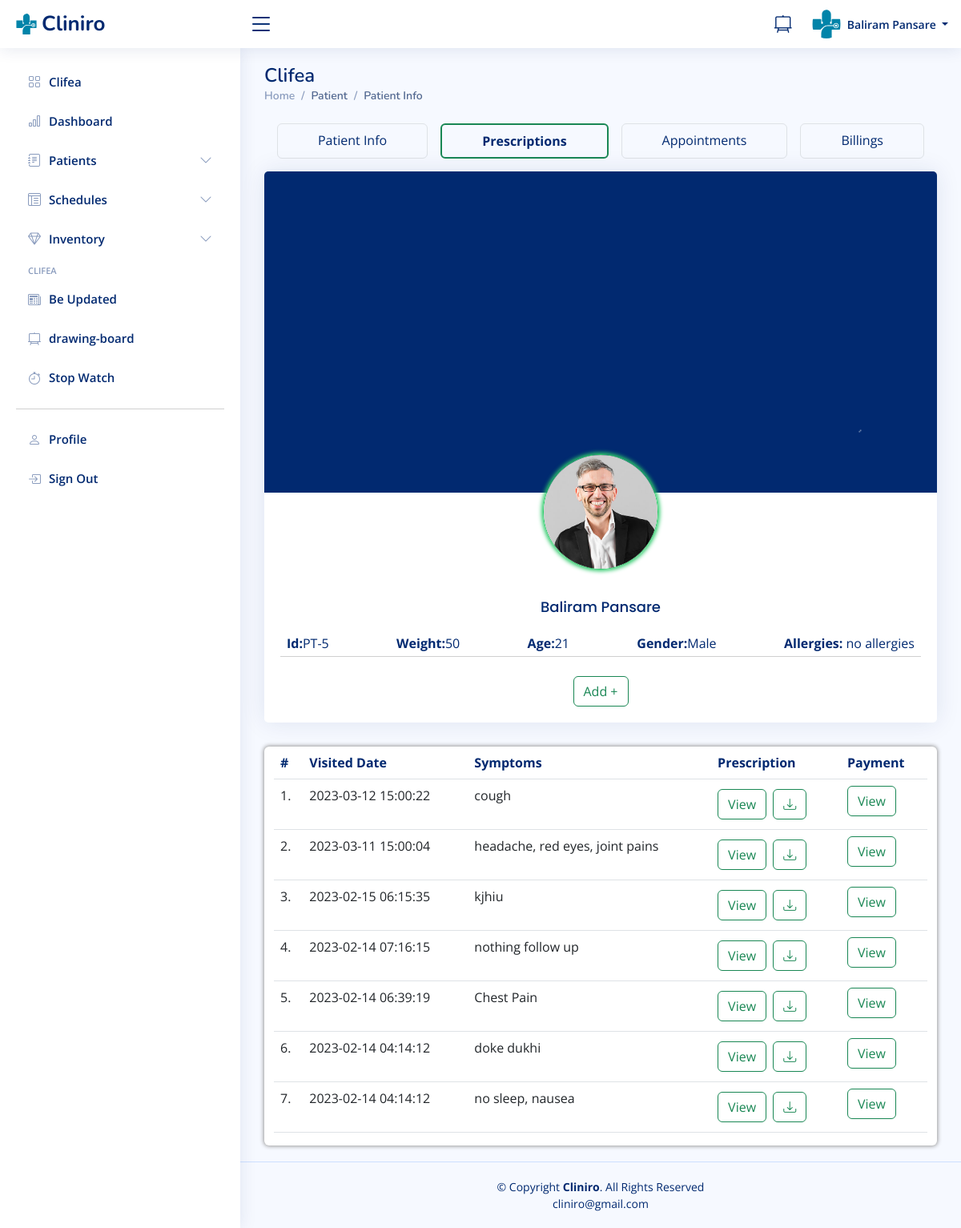
Screenshot of /doctor/prescriptions.php?prespid=5 (signed in) with the database file from the repository.
### tables this page shows
CREATE TABLE `doctors` (
  `id` int(11) NOT NULL,
  `specilization` varchar(255) DEFAULT NULL,
  `doctorName` varchar(255) DEFAULT NULL,
  `address` longtext DEFAULT NULL,
  `docFees` varchar(255) DEFAULT NULL,
  `contactno` bigint(11) DEFAULT NULL,
  `docEmail` varchar(255) DEFAULT NULL,
  `gender` text DEFAULT NULL,
  `age` varchar(20) DEFAULT NULL,
  `dob` varchar(50) DEFAULT NULL,
  `clinic_name` varchar(50) DEFAULT NULL,
  `clinic_contact` bigint(11) DEFAULT NULL,
  `clinic_timing` varchar(50) DEFAULT NULL,
  `closed` varchar(50) DEFAULT '-',
  `clinic_locality` varchar(50) DEFAULT NULL,
  `clinic_city` varchar(50) DEFAULT NULL,
  `password` varchar(255) DEFAULT NULL,
  `creationDate` timestamp NULL DEFAULT current_timestamp(),
  `updationDate` timestamp NULL DEFAULT NULL ON UPDATE current_timestamp()
);

CREATE TABLE `users` (
  `id` int(11) NOT NULL,
  `fullName` varchar(255) DEFAULT NULL,
  `address` longtext DEFAULT NULL,
  `city` varchar(255) DEFAULT NULL,
  `gender` varchar(255) DEFAULT NULL,
  `email` varchar(255) DEFAULT NULL,
  `password` varchar(255) DEFAULT NULL,
  `regDate` timestamp NULL DEFAULT current_timestamp(),
  `updationDate` timestamp NULL DEFAULT NULL ON UPDATE current_timestamp(),
  `Age` int(3) DEFAULT NULL,
  `Height` int(4) DEFAULT NULL,
  `Weight` int(3) DEFAULT NULL,
  `Medication` varchar(200) DEFAULT NULL,
  `Allergy` varchar(200) DEFAULT NULL,
  `Phone` bigint(10) DEFAULT NULL,
  `Locality` varchar(100) DEFAULT NULL,
  `Ename` varchar(50) DEFAULT NULL,
  `Erelation` varchar(50) DEFAULT NULL,
  `Econtact` bigint(10) DEFAULT NULL,
  `otp` int(10) NOT NULL
);

CREATE TABLE `tblmedicalhistory` (
  `ID` int(10) NOT NULL,
  `PatientID` int(10) DEFAULT NULL,
  `DocId` int(100) NOT NULL,
  `PatientName` varchar(50) DEFAULT NULL,
  `gender` varchar(10) DEFAULT NULL,
  `age` int(10) DEFAULT NULL,
  `bloodgrp` varchar(5) DEFAULT NULL,
  `symptoms` varchar(500) DEFAULT NULL,
  `BloodPressure` varchar(200) DEFAULT NULL,
  `Weight` varchar(100) DEFAULT NULL,
  `Temperature` varchar(200) DEFAULT NULL,
  `tabname1` varchar(100) DEFAULT NULL,
  `tabpat1` varchar(10) DEFAULT NULL,
  `tabped1` varchar(50) DEFAULT NULL,
  `tabday1` varchar(20) DEFAULT NULL,
  `tabother` varchar(500) DEFAULT NULL,
  `tests` varchar(500) DEFAULT NULL,
  `PayDescription` varchar(500) DEFAULT NULL,
  `PayAmount` int(10) DEFAULT NULL,
  `CreationDate` timestamp NOT NULL DEFAULT current_timestamp() ON UPDATE current_timestamp()
);

### doctor/prescriptions.php (the view, shortened to what this page needs)
<?php
include('include/config.php');
if(strlen($_SESSION['id']==0)) {
 header('location:doctorlogout.php');
  } else{
?>
<!DOCTYPE html>
<html lang="en">
<head>
  <link href="assets/vendor/bootstrap/css/bootstrap.min.css" rel="stylesheet">
  <link href="assets/vendor/bootstrap-icons/bootstrap-icons.css" rel="stylesheet">
  <link href="assets/vendor/boxicons/css/boxicons.min.css" rel="stylesheet">
  <link href="assets/vendor/quill/quill.snow.css" rel="stylesheet">
  <link href="assets/vendor/quill/quill.bubble.css" rel="stylesheet">
  <link href="assets/vendor/remixicon/remixicon.css" rel="stylesheet">
  <link href="assets/vendor/simple-datatables/style.css" rel="stylesheet">
  <link href="assets/css/style.css" rel="stylesheet">
    <link rel="stylesheet" type="text/css" href="http://ajax.aspnetcdn.com/ajax/jquery.dataTables/1.9.4/css/jquery.dataTables.css" />
</head>
<body>
  <?php include('include/header.php');?>
  <?php include('include/sidebar.php');?>
  <main class="main" id="main">
  <div class="pagetitle">
    <h1>Clifea</h1>
    <nav>
      <ol class="breadcrumb">
        <li class="breadcrumb-item"><a href="dashboard.php">Home</a></li>
        <li class="breadcrumb-item active">Patient</li>
        <li class="breadcrumb-item active">Patient Info</li>
      </ol>
    </nav>
  </div>
  <section class="section">
    <?php
    $prespid=$_GET['prespid'];
    $ret=mysqli_query($con,"select * from users where id='$prespid'");
    while ($row=mysqli_fetch_array($ret)) {
      ?>
      <div class="d-flex flex-wrap text-center m-2 rounded" id="patient-nav">
        <a href="view-patient.php?viewid=<?php echo $row['id'];?>" class="p-2 flex-grow-1 border rounded m-2">Patient Info</a>
        <a href="prescriptions.php?prespid=<?php echo $row['id'];?>" class="p-2 flex-grow-1 border rounded m-2 border-success border-2  fw-bold">Prescriptions</a>
        <a href="patientappointment.php?patid=<?php echo $row['id'];?>" class="p-2 flex-grow-1 border rounded m-2">Appointments</a>
        <a href="patientbilling.php?patid=<?php echo $row['id'];?>" class="p-2 flex-grow-1 border rounded m-2">Billings</a>
      </div>
      <div class="row" >
        <div class="col-xxl-3 ">
          <div class="card">
            <img class="card-img-top" src="../assets/img/cardback.png" alt="Bologna">
            <div class="card-body text-center">
              <img class="avatar rounded-circle" src="../assets/img/messages-3.jpg" alt="patientpic">
              <h4 class="card-title"><?php  echo $row['fullName'];?></h4>
              <div class="d-flex justify-content-between flex-wrap" id="form-subhead">
                <div class="px-2"> <b>Id:</b>PT-<?php  echo $row['id'];?></div>
                <div class="px-2"> <b>Weight:</b><?php  echo $row['Weight'];?></div>
                <div class="px-2"> <b>Age:</b><?php  echo $row['Age'];?></div>
                <div class="px-2"> <b>Gender:</b><?php  echo $row['gender'];?></div>
                <div class="px-2"> <b>Allergies:</b> <?php  echo $row['Allergy'];?></div>
              </div>
              <hr class="mt-1">
              <button class="btn btn-outline-success mt-2 text-center align-items-center" data-bs-toggle="modal" data-bs-target="#staticBackdrop">Add +</button>
            </div>
          </div>
          <?php }?>
                   </div>
                   <div class="col-xxl-9">
                   <div class="container-fluid box8 rounded table-responsive" id="patients-patients-cont">
                        <table class="table datatable">
                            <thead>
                              <tr id="form-subhead">
                                <th scope="col">#</th>
                                <th scope="col">Visited Date</th>
                                <th scope="col">Symptoms</th>
                                <th scope="col">Prescription</th>
                                <th scope="col">Payment</th>
                              </tr>
                            </thead>
                            <tbody>
                            <?php
                             $docid = $_SESSION['id'];
                             $prespid=$_GET['prespid'];
                             $ret=mysqli_query($con,"SELECT * FROM users INNER JOIN tblmedicalhistory ON users.id = tblmedicalhistory.PatientID INNER JOIN doctors ON tblmedicalhistory.DocId = doctors.id WHERE PatientID='$prespid' AND DocId='$docid' ORDER BY tblmedicalhistory.CreationDate DESC;");
                             $i = 1;
while ($row=mysqli_fetch_array($ret)) {   ?>
                                <tr>
                                <td class="center"><?php echo $i;?>.</td>
                                <td><?php echo $row['CreationDate'];?></td>
                                <td><?php echo $row['symptoms'];?></td>
                                    <td>
                                    <button type="button" class="btn btn-outline-success" data-toggle="modal" data-target="#myModal<?php echo $row['ID'] ?>">View</button>
                                    <button class="btn btn-outline-success m-1" onclick="GeneratePdf();" value="GeneratePdf"><i class="bi bi-download"></i></button>
                                    </td>
                                    <td>
                                      <?php
if ($row['PayAmount']>0) {
?>
<button type="button" class="btn btn-outline-success" data-toggle="modal" data-target="#presppaymentview<?php echo $row['ID'] ?>">View</button>
<?php
} else {
?>
<button type="button" class="btn btn-outline-danger" data-toggle="modal" data-target="#presppayment<?php echo $row['ID'] ?>">Pay</button>
<?php
}
?>
                                    </td>
                                  </tr>
            <?php $i++;}?>
        </tbody>
    </table>
</div>
                      </div>
</div>
</section>
  </main>
  <?php include('include/footer.php');?>
</body>
</html>
<?php } ?>

### doctor/include/header.php (shortened to what this page needs)
<header id="header" class="header fixed-top d-flex align-items-center">
<div class="d-flex align-items-center justify-content-between">
  <a href="index.html" class="logo d-flex align-items-center">
    <img src="assets/img/logo.svg" alt="">
    <span class="d-none d-lg-block">Cliniro</span>
  </a>
  <i class="bi bi-list toggle-sidebar-btn"></i>
</div>
<nav class="header-nav ms-auto">
  <ul class="d-flex align-items-center">
    <li>
      <a class="nav-link nav-icon" href="scratchpad.php" target="_blank" >
        <i class="bi bi-easel2"></i>
      </a>
    </li>
    <li class="nav-item dropdown pe-3">
      <a class="nav-link nav-profile d-flex align-items-center pe-0" href="#" data-bs-toggle="dropdown">
        <img src="assets/img/logo copy.svg" alt="Profile" class="rounded-circle">
        <span class="d-none d-md-block dropdown-toggle ps-2">
        <?php $query=mysqli_query($con,"select doctorName from doctors where id='".$_SESSION['id']."'");
        while($row=mysqli_fetch_array($query))
        {
            echo $row['doctorName'];
        }?>
        </span>
      </a>
        </li>
      </ul>
</nav>
</header>

### doctor/assets/css/style.css (style rules this page uses)
:root { scroll-behavior: smooth; }
body { font-family: "Open Sans", sans-serif; background: #f6f9ff; color: #444444; }
a { color: #4154f1; text-decoration: none; }
h1, h2, h3, h4, h5, h6 { font-family: "Nunito", sans-serif; }
#main { margin-top: 60px; padding: 20px 30px; transition: all 0.3s; }
.pagetitle { margin-bottom: 10px; }
.pagetitle h1 { font-size: 24px; margin-bottom: 0; font-weight: 600; color: #012970; }
.card { margin-bottom: 30px; border: none; border-radius: 5px; box-shadow: 0px 0 30px rgba(1, 41, 112, 0.1); }
.card-title { padding: 20px 0 15px 0; font-size: 18px; font-weight: 500; color: #012970; font-family: "Poppins", sans-serif; }
.card-body { padding: 0 20px 20px 20px; }
.breadcrumb { font-size: 14px; font-family: "Nunito", sans-serif; color: #899bbd; font-weight: 600; }
.breadcrumb a { color: #899bbd; transition: 0.3s; }
.breadcrumb .breadcrumb-item::before { color: #899bbd; }
.breadcrumb .active { color: #51678f; font-weight: 600; }
.logo { line-height: 1; }
@media (min-width: 1200px) { .logo { width: 280px; } }
.logo img { max-height: 26px; margin-right: 6px; }
.logo span { font-size: 26px; font-weight: 700; color: #012970; font-family: "Nunito", sans-serif; }
.header { transition: all 0.5s; z-index: 997; height: 60px; box-shadow: 0px 2px 20px rgba(1, 41, 112, 0.1); background-color: #fff; padding-left: 20px; }
.header .toggle-sidebar-btn { font-size: 32px; padding-left: 10px; cursor: pointer; color: #012970; }
.header-nav ul { list-style: none; }
.header-nav>ul { margin: 0; padding: 0; }
.header-nav .nav-icon { font-size: 22px; color: #012970; margin-right: 25px; position: relative; }
.header-nav .nav-profile { color: #012970; }
.header-nav .nav-profile img { max-height: 36px; }
.header-nav .nav-profile span { font-size: 14px; font-weight: 600; }
@media (min-width: 1200px) { #main, #footer { margin-left: 300px; } }
.section { flex: 0 0 300px; min-height: 500px; }
button { cursor: pointer; }
.box8 { box-shadow: 0px 0px 5px 1px #999; }
#patients-patients-cont { background-color: white; }
#form-subhead { color: #012970; }
.avatar { border: 0.1rem solid #2eca6a; margin-top: -3rem; margin-bottom: 1rem; max-width: 9rem; box-shadow: 0px 0px 5px 2px #2eca6a; }
#patient-nav a { color: #012970 !important; }

### rows the page displays
doctors: doctorName "Baliram Pansare"
users: fullName "Baliram Pansare", id "5", Weight "50", Age "21", gender "Male", Allergy "no allergies", tblmedicalhistory.CreationDate "2023-03-12 15:00:22", tblmedicalhistory.symptoms "cough", tblmedicalhistory.CreationDate "2023-03-11 15:00:04", tblmedicalhistory.symptoms "headache, red eyes, joint pains", tblmedicalhistory.CreationDate "2023-02-15 06:15:35", tblmedicalhistory.symptoms "kjhiu", tblmedicalhistory.CreationDate "2023-02-14 07:16:15", tblmedicalhistory.symptoms "nothing follow up", tblmedicalhistory.CreationDate "2023-02-14 06:39:19", tblmedicalhistory.symptoms "Chest Pain", tblmedicalhistory.CreationDate "2023-02-14 04:14:12", tblmedicalhistory.symptoms "doke dukhi", tblmedicalhistory.symptoms "no sleep, nausea"
